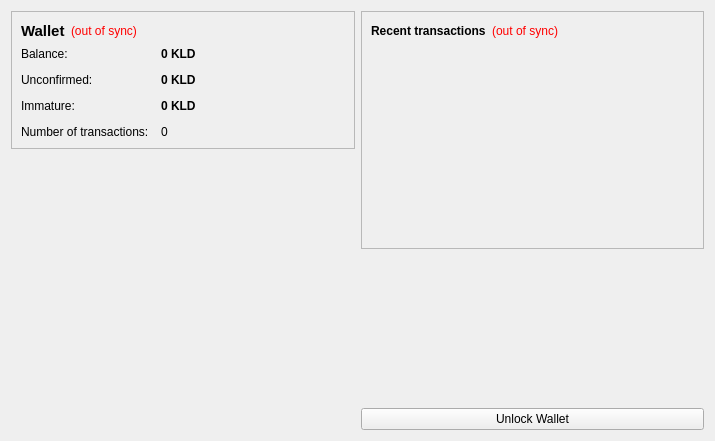
<?xml version="1.0" encoding="UTF-8"?>
<ui version="4.0">
 <class>OverviewPage</class>
 <widget class="QWidget" name="OverviewPage">
  <property name="geometry">
   <rect>
    <x>0</x>
    <y>0</y>
    <width>715</width>
    <height>441</height>
   </rect>
  </property>
  <property name="windowTitle">
   <string>Form</string>
  </property>
  <layout class="QHBoxLayout" name="horizontalLayout" stretch="1,1">
   <item>
    <layout class="QVBoxLayout" name="verticalLayout_2">
     <item>
      <widget class="QFrame" name="frame">
       <property name="frameShape">
        <enum>QFrame::StyledPanel</enum>
       </property>
       <property name="frameShadow">
        <enum>QFrame::Raised</enum>
       </property>
       <layout class="QVBoxLayout" name="verticalLayout_4">
        <item>
         <layout class="QHBoxLayout" name="horizontalLayout_4">
          <item>
           <widget class="QLabel" name="label_5">
            <property name="font">
             <font>
              <pointsize>11</pointsize>
              <weight>75</weight>
              <bold>true</bold>
             </font>
            </property>
            <property name="text">
             <string>Wallet</string>
            </property>
           </widget>
          </item>
          <item>
           <widget class="QLabel" name="labelWalletStatus">
            <property name="toolTip">
             <string>The displayed information may be out of date. Your wallet automatically synchronizes with the KLD network after a connection is established, but this process has not completed yet.</string>
            </property>
            <property name="styleSheet">
             <string notr="true">QLabel { color: red; }</string>
            </property>
            <property name="text">
             <string notr="true">(out of sync)</string>
            </property>
            <property name="alignment">
             <set>Qt::AlignLeading|Qt::AlignLeft|Qt::AlignVCenter</set>
            </property>
           </widget>
          </item>
          <item>
           <spacer name="horizontalSpacer_2">
            <property name="orientation">
             <enum>Qt::Horizontal</enum>
            </property>
            <property name="sizeHint" stdset="0">
             <size>
              <width>40</width>
              <height>20</height>
             </size>
            </property>
           </spacer>
          </item>
         </layout>
        </item>
        <item>
         <layout class="QFormLayout" name="formLayout_2">
          <property name="fieldGrowthPolicy">
           <enum>QFormLayout::AllNonFixedFieldsGrow</enum>
          </property>
          <property name="horizontalSpacing">
           <number>12</number>
          </property>
          <property name="verticalSpacing">
           <number>12</number>
          </property>
          <item row="0" column="0">
           <widget class="QLabel" name="label">
            <property name="text">
             <string>Balance:</string>
            </property>
           </widget>
          </item>
          <item row="0" column="1">
           <widget class="QLabel" name="labelBalance">
            <property name="font">
             <font>
              <weight>75</weight>
              <bold>true</bold>
             </font>
            </property>
            <property name="cursor">
             <cursorShape>IBeamCursor</cursorShape>
            </property>
            <property name="toolTip">
             <string>Your current balance</string>
            </property>
            <property name="text">
             <string notr="true">0 KLD</string>
            </property>
            <property name="textInteractionFlags">
             <set>Qt::LinksAccessibleByMouse|Qt::TextSelectableByKeyboard|Qt::TextSelectableByMouse</set>
            </property>
           </widget>
          </item>
          <item row="2" column="0">
           <widget class="QLabel" name="label_3">
            <property name="text">
             <string>Unconfirmed:</string>
            </property>
           </widget>
          </item>
          <item row="2" column="1">
           <widget class="QLabel" name="labelUnconfirmed">
            <property name="font">
             <font>
              <weight>75</weight>
              <bold>true</bold>
             </font>
            </property>
            <property name="cursor">
             <cursorShape>IBeamCursor</cursorShape>
            </property>
            <property name="toolTip">
             <string>Total of transactions that have yet to be confirmed, and do not yet count toward the current balance</string>
            </property>
            <property name="text">
             <string notr="true">0 KLD</string>
            </property>
            <property name="textInteractionFlags">
             <set>Qt::LinksAccessibleByMouse|Qt::TextSelectableByKeyboard|Qt::TextSelectableByMouse</set>
            </property>
           </widget>
          </item>
          <item row="3" column="0">
           <widget class="QLabel" name="labelImmatureText">
            <property name="text">
             <string>Immature:</string>
            </property>
           </widget>
          </item>
          <item row="3" column="1">
           <widget class="QLabel" name="labelImmature">
            <property name="font">
             <font>
              <weight>75</weight>
              <bold>true</bold>
             </font>
            </property>
            <property name="toolTip">
             <string>Mined balance that has not yet matured</string>
            </property>
            <property name="text">
             <string notr="true">0 KLD</string>
            </property>
            <property name="textInteractionFlags">
             <set>Qt::LinksAccessibleByMouse|Qt::TextSelectableByKeyboard|Qt::TextSelectableByMouse</set>
            </property>
           </widget>
          </item>
          <item row="4" column="0">
           <widget class="QLabel" name="label_2">
            <property name="text">
             <string>Number of transactions:</string>
            </property>
           </widget>
          </item>
          <item row="4" column="1">
           <widget class="QLabel" name="labelNumTransactions">
            <property name="toolTip">
             <string>Total number of transactions in wallet</string>
            </property>
            <property name="text">
             <string notr="true">0</string>
            </property>
           </widget>
          </item>
         </layout>
        </item>
       </layout>
      </widget>
     </item>
     <item>
      <spacer name="verticalSpacer">
       <property name="orientation">
        <enum>Qt::Vertical</enum>
       </property>
       <property name="sizeHint" stdset="0">
        <size>
         <width>20</width>
         <height>40</height>
        </size>
       </property>
      </spacer>
     </item>
     <item>
      <widget class="QLabel" name="label_6">
       <property name="text">
        <string/>
       </property>
       <property name="pixmap">
        <pixmap resource="../bitcoin.qrc">:/images/backg</pixmap>
       </property>
       <property name="scaledContents">
        <bool>false</bool>
       </property>
       <property name="alignment">
        <set>Qt::AlignCenter</set>
       </property>
       <property name="margin">
        <number>-2</number>
       </property>
      </widget>
     </item>
    </layout>
   </item>
   <item>
    <layout class="QVBoxLayout" name="verticalLayout_3">
     <item>
      <widget class="QFrame" name="frame_2">
       <property name="frameShape">
        <enum>QFrame::StyledPanel</enum>
       </property>
       <property name="frameShadow">
        <enum>QFrame::Raised</enum>
       </property>
       <layout class="QVBoxLayout" name="verticalLayout">
        <item>
         <layout class="QHBoxLayout" name="horizontalLayout_2">
          <item>
           <widget class="QLabel" name="label_4">
            <property name="text">
             <string>&lt;b&gt;Recent transactions&lt;/b&gt;</string>
            </property>
           </widget>
          </item>
          <item>
           <widget class="QLabel" name="labelTransactionsStatus">
            <property name="toolTip">
             <string>The displayed information may be out of date. Your wallet automatically synchronizes with the KLD network after a connection is established, but this process has not completed yet.</string>
            </property>
            <property name="styleSheet">
             <string notr="true">QLabel { color: red; }</string>
            </property>
            <property name="text">
             <string notr="true">(out of sync)</string>
            </property>
            <property name="alignment">
             <set>Qt::AlignRight|Qt::AlignTrailing|Qt::AlignVCenter</set>
            </property>
           </widget>
          </item>
          <item>
           <spacer name="horizontalSpacer">
            <property name="orientation">
             <enum>Qt::Horizontal</enum>
            </property>
            <property name="sizeHint" stdset="0">
             <size>
              <width>40</width>
              <height>20</height>
             </size>
            </property>
           </spacer>
          </item>
         </layout>
        </item>
        <item>
         <widget class="QListView" name="listTransactions">
          <property name="styleSheet">
           <string notr="true">QListView { background: transparent; }</string>
          </property>
          <property name="frameShape">
           <enum>QFrame::NoFrame</enum>
          </property>
          <property name="verticalScrollBarPolicy">
           <enum>Qt::ScrollBarAlwaysOff</enum>
          </property>
          <property name="horizontalScrollBarPolicy">
           <enum>Qt::ScrollBarAlwaysOff</enum>
          </property>
          <property name="selectionMode">
           <enum>QAbstractItemView::NoSelection</enum>
          </property>
         </widget>
        </item>
       </layout>
      </widget>
     </item>
     <item>
      <spacer name="verticalSpacer_2">
       <property name="orientation">
        <enum>Qt::Vertical</enum>
       </property>
       <property name="sizeHint" stdset="0">
        <size>
         <width>20</width>
         <height>40</height>
        </size>
       </property>
      </spacer>
     </item>
     <item>
      <widget class="QPushButton" name="unlockWalletButton">
       <property name="text">
        <string>Unlock Wallet</string>
       </property>
      </widget>
     </item>
    </layout>
   </item>
  </layout>
 </widget>
 <resources>
  <include location="../bitcoin.qrc"/>
 </resources>
 <connections/>
</ui>
